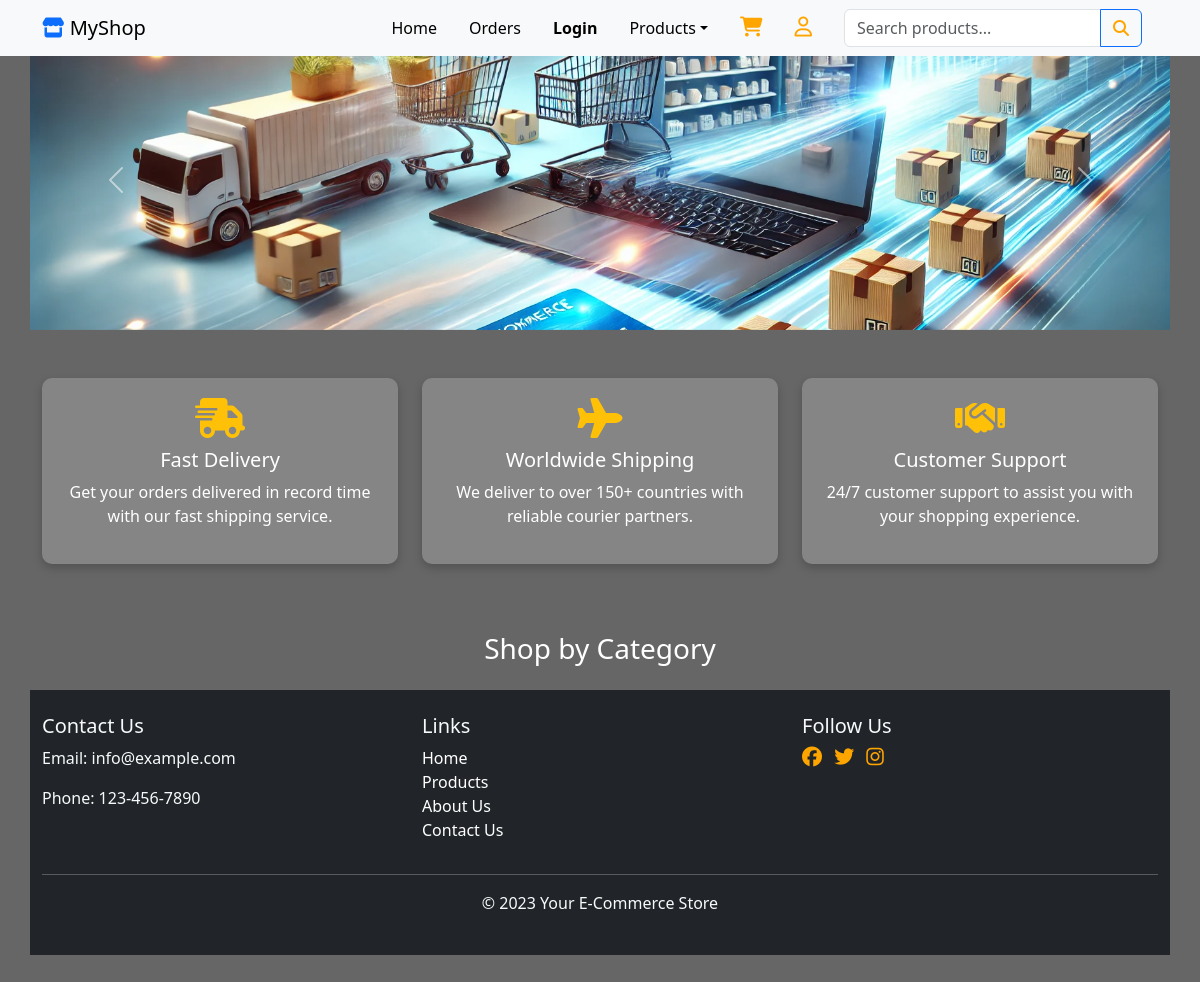
/, run on an earlier commit of the app's database.
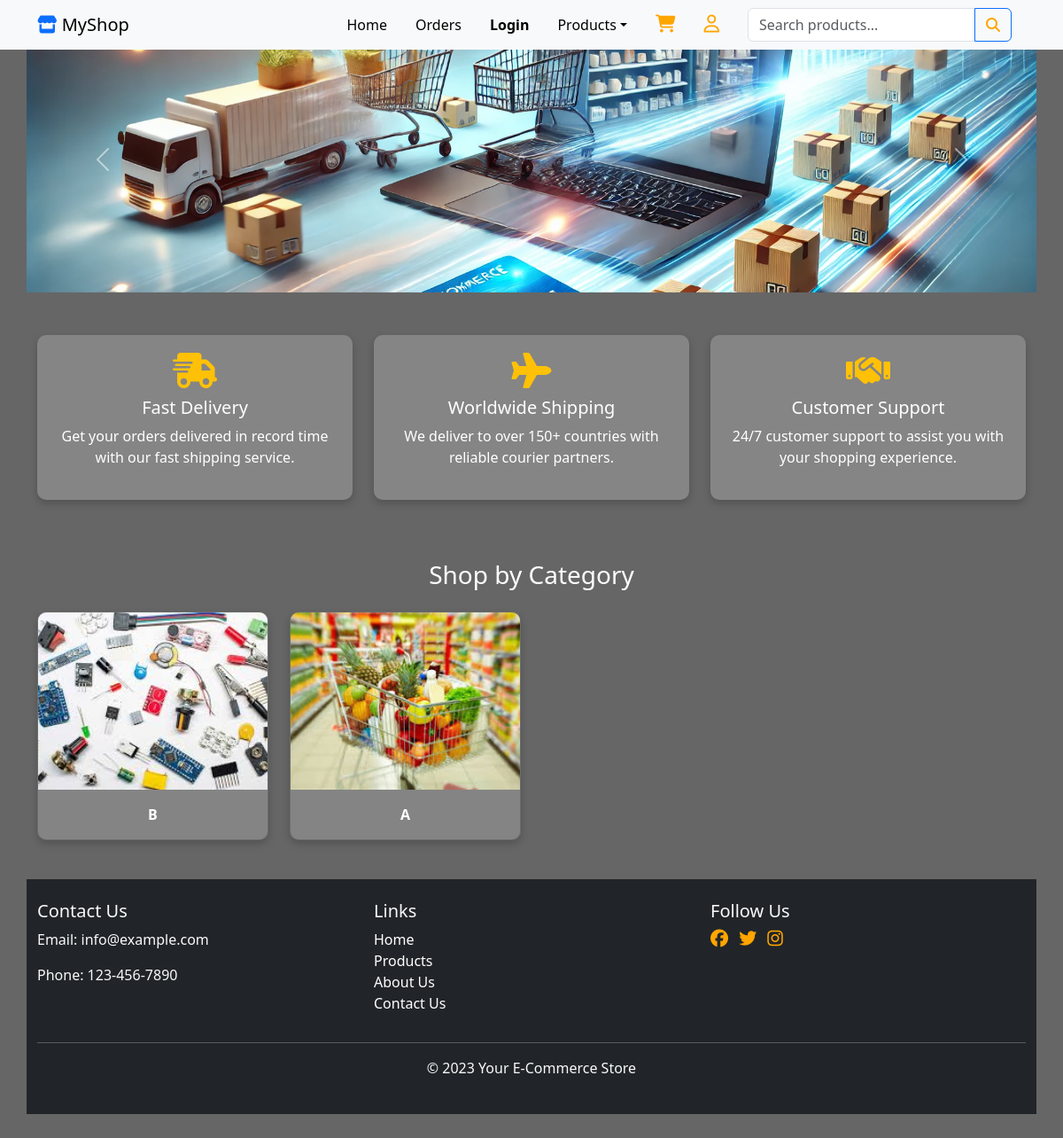
And on a later commit of the database.
### app1/models.py (models this page shows, shortened)
class Category(models.Model):
    catname = models.CharField(max_length=80)
    image = models.ImageField(upload_to='catimg/')

### app1/views.py (the view)
# urls.py: path('',second,name='second'),
def second(request):
    if 's_email' in request.session:
        catdata = Category.objects.all()
        return render(request, 'index.html', {'cat':catdata, 'session':True})
    else:
        catdata = Category.objects.all()
        return render(request, 'index.html', {'cat':catdata})

### app1/templates/index.html (shortened to what this page needs)
{% extends "nav.html" %}
{% block content %}
{% load static %}
<!DOCTYPE html>
<html lang="en">
<head>
    <link rel="stylesheet" href="https://cdn.jsdelivr.net/npm/bootstrap@5.3.0/dist/css/bootstrap.min.css">
    <link rel="stylesheet" href="https://cdnjs.cloudflare.com/ajax/libs/font-awesome/6.4.2/css/all.min.css">
    <link rel="stylesheet" href="{% static 'css/ecom.css' %}">
</head>
<body
    <div class="content-wrapper">
        <div id="myCarousel" class="carousel slide carousel-fade" data-bs-ride="carousel" data-bs-interval="2000">
            <div class="carousel-inner">
                <div class="carousel-item">
                    <img src="{% static 'imgs/img2.webp' %}" class="d-block w-100" alt="Second Slide" loading="lazy">
                </div>
            </div>
            <button class="carousel-control-prev" type="button" data-bs-target="#myCarousel" data-bs-slide="prev">
                <span class="carousel-control-prev-icon"></span>
            </button>
            <button class="carousel-control-next" type="button" data-bs-target="#myCarousel" data-bs-slide="next">
                <span class="carousel-control-next-icon"></span>
            </button>
        </div>
        <section class="container my-5">
            <div class="row">
                <div class="col-md-4">
                    <div class="service-card">
                        <i class="fa-solid fa-truck-fast"></i>
                        <h5>Fast Delivery</h5>
                        <p>Get your orders delivered in record time with our fast shipping service.</p>
                    </div>
                </div>
                <div class="col-md-4">
                    <div class="service-card">
                        <i class="fa-solid fa-plane"></i>
                        <h5>Worldwide Shipping</h5>
                        <p>We deliver to over 150+ countries with reliable courier partners.</p>
                    </div>
                </div>
                <div class="col-md-4">
                    <div class="service-card">
                        <i class="fa-solid fa-handshake"></i>
                        <h5>Customer Support</h5>
                        <p>24/7 customer support to assist you with your shopping experience.</p>
                    </div>
                </div>
            </div>
        </section>
        <section class="container">
            <h3 class="text-center mb-4">Shop by Category</h3>
            <div class="row">
                {% for i in cat %}
                <div class="col-lg-3 col-md-6 col-sm-6 col-12 mb-4">
                    <div class="card category-card">
                        <a href="{% url 'catpro' i.id %}">
                            <img class="card-img-top" src="{{ i.image.url }}" alt="{{ i.catname }}" loading="lazy">
                        </a>
                        <div class="card-body text-center fw-bold">
                            {{ i.catname }}
                        </div>
                    </div>
                </div>
                {% endfor %}
            </div>
        </section>
    <div class="position-fixed bottom-0 end-0 p-3" style="z-index: 9999;">
    </div>
    {% include "footer.html" %}
    {% endblock %}

### app1/templates/nav.html (shortened to what this page needs)
{% load static %}
<!DOCTYPE html>
<html lang="en">
<head>
    <link href="https://cdn.jsdelivr.net/npm/bootstrap@5.3.0/dist/css/bootstrap.min.css" rel="stylesheet" />
    <link href="https://cdnjs.cloudflare.com/ajax/libs/font-awesome/6.4.2/css/all.min.css" rel="stylesheet" />
    <link rel="stylesheet" href="{% static 'css/ecom.css' %}" />
</head>
<body>
    <header class="container-fluid navbar-light bg-light">
        <nav class="navbar navbar-expand-lg navbar-light bg-light fixed-top">
            <div class="container d-flex justify-content-between align-items-center">
                <a class="navbar-brand font-weight-bold" href="{% url 'second' %}">
                    <i class="fa-solid fa-store text-primary"></i> MyShop
                </a>
                <div class="collapse navbar-collapse" id="navbarSupportedContent">
                    <ul class="navbar-nav ms-auto align-items-center">
                        <li class="nav-item mx-2"><a class="nav-link" href="{% url 'second' %}">Home</a></li>
                        <li class="nav-item mx-2"><a class="nav-link" href="{% url 'order_history' %}">Orders</a></li>
                        {% if session %}
                        <li class="nav-item mx-2">
                            <a class="nav-link text-danger fw-bold" href="{% url 'logout' %}">Logout</a>
                        </li>
                        {% else %}
                        <li class="nav-item mx-2">
                            <a class="nav-link text-success fw-bold" href="{% url 'login' %}">Login</a>
                        </li>
                        {% endif %}
                        <li class="nav-item dropdown mx-2">
                            <a class="nav-link dropdown-toggle" href="#" data-bs-toggle="dropdown">Products</a>
                        </li>
                        <li class="nav-item mx-2">
                            <a class="nav-link" href="{% url 'cartdata' %}"><i class="fa fa-shopping-cart"></i></a>
                        </li>
                        <li class="nav-item mx-2">
                            <a class="nav-link" href="{% url 'profile' %}"><i class="far fa-user"></i></a>
                        </li>
                    </ul>
                </div>
                <li class="nav-item mx-3 d-flex align-items-center">
                    <form class="form-inline w-100" action="{% url 'product_search' %}" method="GET">
                        <div class="input-group">
                            <input class="form-control" name="q" type="text" placeholder="Search products..." required />
                            <button type="submit" class="btn btn-outline-primary">
                                <i class="fa fa-search"></i>
                            </button>
                        </div>
                    </form>
                </li>
            </div>
        </nav>
    </header>
    {% block content %}
    {% endblock %}
</body>
</html>

### app1/templates/footer.html (shortened to what this page needs)
<!DOCTYPE html>
<html lang="en">
<head>
</head>
<body>
    <footer class="bg-dark text-light py-4">
        <div class="container">
          <div class="row">
            <div class="col-md-4">
              <h5>Contact Us</h5>
              <p>Email: info@example.com</p>
              <p>Phone: 123-456-7890</p>
            </div>
            <div class="col-md-4">
              <h5>Links</h5>
              <ul class="list-unstyled">
                <li><a href="#">Home</a></li>
                <li><a href="#">Products</a></li>
                <li><a href="#">About Us</a></li>
                <li><a href="#">Contact Us</a></li>
              </ul>
            </div>
            <div class="col-md-4">
              <h5>Follow Us</h5>
              <ul class="list-inline">
                <li class="list-inline-item">
                  <a href="#"><i class="fab fa-facebook"></i></a>
                </li>
                <li class="list-inline-item">
                  <a href="#"><i class="fab fa-twitter"></i></a>
                </li>
                <li class="list-inline-item">
                  <a href="#"><i class="fab fa-instagram"></i></a>
                </li>
              </ul>
            </div>
          </div>
          <hr />
          <div class="row">
            <div class="col text-center">
              <p>&copy; 2023 Your E-Commerce Store</p>
            </div>
          </div>
        </div>
      </footer>
</body>
</html>

### static/css/ecom.css (style rules this page uses)
* { margin: 0; padding: 0; }
a { text-decoration: none !important; list-style: none; }
i { color: orange; }
.nav-link, .navbar-brand { color: black !important; }
li > a { color: #fff; }
.carousel-item img { height: fit-content; width: 100%; }
a > i { font-size: 20px; }

What changed in the data, as far as the page shows it:
added Category: image (picture), catname "B"
added Category: image (picture), catname "A"
